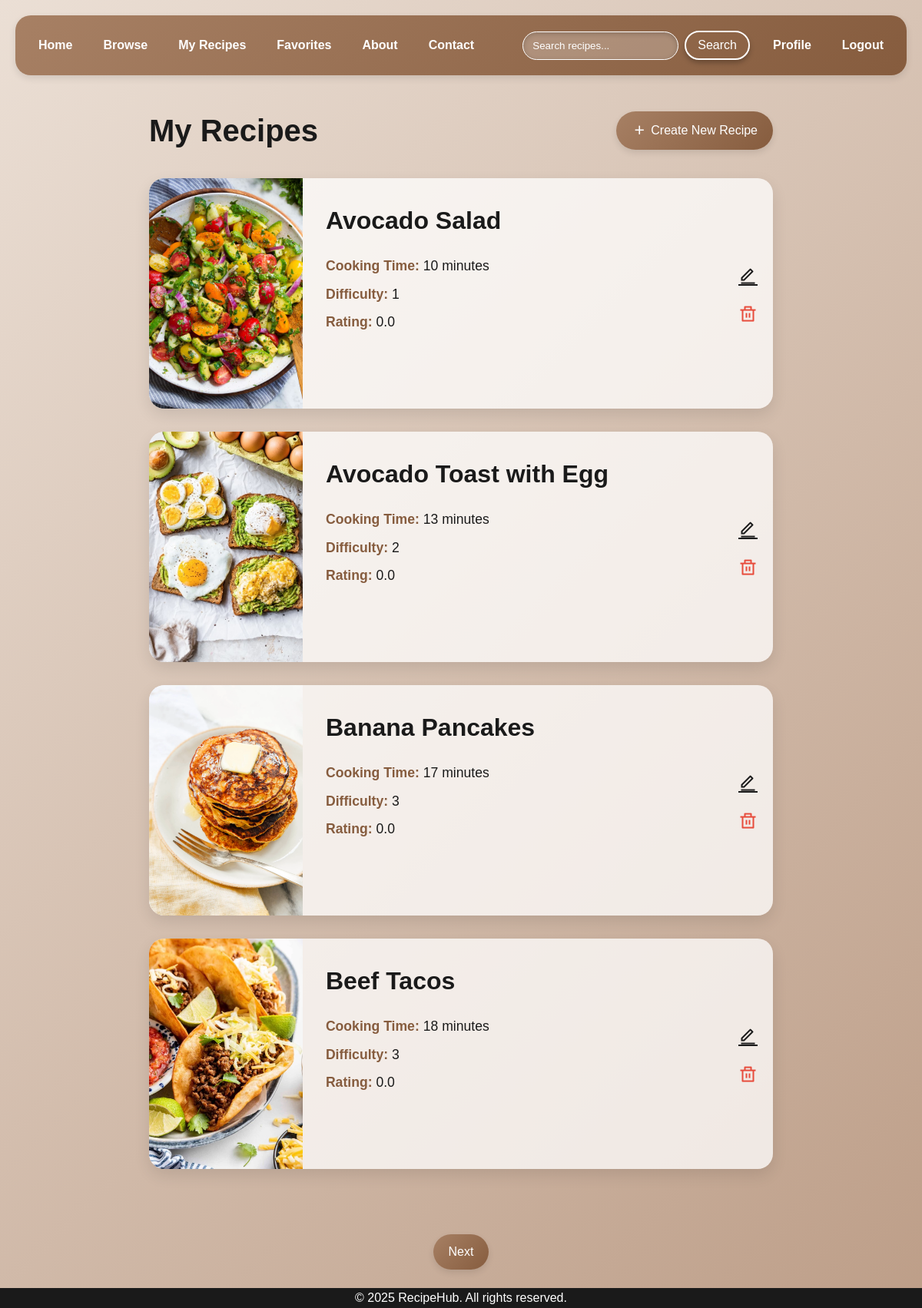
/my-recipes (signed in), run on the app's committed database.
### website/models.py (models this page shows)
class Recipe(db.Model):
    __tablename__ = 'recipes'
    id = db.Column(db.String(36), primary_key=True, default=lambda: str(uuid.uuid4()))
    user_id = db.Column(db.String(36), db.ForeignKey('users.id'))
    title = db.Column(db.String(150), nullable=False)
    image = db.Column(db.String(250))
    cooking_time = db.Column(db.String(150))
    difficulty = db.Column(db.Integer)
    rating = db.Column(db.Float)
    instructions = db.Column(db.Text)
    created = db.Column(db.DateTime, default=datetime.datetime.utcnow)
    user = db.relationship('User', back_populates='recipes')
    tags = db.relationship('Tag', secondary=recipe_tags, back_populates='recipes')

### website/views.py (the view)
@views.route('/my-recipes', methods=['GET', 'POST'])
@login_required
def my_recipes():
    page = request.args.get('page', 1, type=int)
    per_page = 4
    paginated_recipes = Recipe.query.filter_by(user_id=current_user.id).paginate(
        page=page, per_page=per_page, error_out=False
    )
    recipes = paginated_recipes.items
    next_page = paginated_recipes.next_num if paginated_recipes.has_next else None
    prev_page = paginated_recipes.prev_num if paginated_recipes.has_prev else None
    return render_template('my_recipes.html', recipes=recipes, next_page=next_page, prev_page=prev_page)

### website/__init__.py (called while the page is built)
def create_app():
    app = Flask(__name__, static_folder='static')
    DEVELOPMENT = True
    app.secret_key = 'sdfsdgasdg32y35dfujesf42geasca8fg2vnuwfrg'
    app.config['SQLALCHEMY_DATABASE_URI'] = f'sqlite:///{"database.db"}'
    db.init_app(app)
    from .views import views
    from .auth import auth
    app.register_blueprint(views, url_prefix='/')
    app.register_blueprint(auth, url_prefix='/')
    with app.app_context():
        db.create_all()
    login_manager = LoginManager()
    login_manager.login_view = 'auth.login'
    login_manager.init_app(app)
    @login_manager.user_loader
    def load_user(id):
        return User.query.get(id)
    return app

### website/auth.py (called while the page is built)
def login_required(f):
    @wraps(f)
    def decorated_function(*args, **kwargs):
        if not current_user.is_authenticated:
            flash('Please login to access this page.', category='error')
            return redirect(url_for('auth.login'))
        return f(*args, **kwargs)
    return decorated_function

### website/templates/my_recipes.html (shortened to what this page needs)
{% extends "index.html" %}
{% block styles %}
<link rel= "stylesheet" type= "text/css" href= "{{ url_for('static',filename='css/my-recipes.css') }}">
{% endblock %}
{% block content %}
<div class="my-recipes-header">
  <h1>My Recipes</h1>
  <a href="{{ url_for('views.create_recipe') }}" class="create-btn">
    <i class="ri-add-line"></i> Create New Recipe
  </a>
</div>
{% if recipes %}
<div class="recipes-list">
  {% for recipe in recipes %}
    <div class="recipe-card">
        <a href="{{ url_for('views.recipe_detail', recipe_id=recipe.id) }}" class="recipe-card-link">
          <img src="{{ url_for('static', filename=recipe.image) }}" class="recipe-image" alt="Recipe Image">
          <div class="recipe-details">
            <h2>{{ recipe.title }}</h2>
            <p><strong>Cooking Time:</strong> {{ recipe.cooking_time }} minutes</p>
            <p><strong>Difficulty:</strong> {{ recipe.difficulty }}</p>
            <p><strong>Rating:</strong> {{ recipe.rating }}</p>
            <div class="recipe-tags">
            </div>
          </div>
        </a>
        <div class="recipe-actions">
          <a href="{{ url_for('views.edit_recipe', recipe_id=recipe.id) }}" class="edit-btn" title="Edit Recipe">
            <i class="ri-edit-line"></i>
          </a>
          <button class="delete-btn" data-recipe-id="{{ recipe.id }}" title="Delete Recipe">
            <i class="ri-delete-bin-line"></i>
          </button>
        </div>
    </div>
  {% endfor %}
</div>
{% endif %}
<div class="pagination">
{% if next_page %}
    <a href="{{ url_for('views.my_recipes', page=next_page) }}">Next</a>
{% endif %}
</div>
{% endblock %}

### website/static/css/index.css (style rules this page uses)
:root { --primary-color: #ff6b6b; --secondary-color: #1a1a1a; --accent-color: #f7f7f7; --bg-gradient: linear-gradient(135deg, #a78064 0%, #865c3e 100%); --bg-gradient2: linear-gradient(135deg, #ebdfd5 0%, #bd9e88 100%); --bg-color: #e4cebc; --font-family: 'Montserrat', sans-serif; --transition-speed: 0.3s; --border-radius: 20px; --box-background:rgba(255, 255, 255, 0.25); --text-box-background:rgba(255, 255, 255, 0.75); --text-color-main: white; --text-color-second: grey; }
* { margin: 0; padding: 0; box-sizing: border-box; }
html { background: var(--bg-gradient2); background-size: cover; background-attachment: fixed; height: auto; }
body { font-family: var(--font-family); color: var(--secondary-color); line-height: 1.6; padding: 20px; overflow-y: auto; }

### website/static/css/my-recipes.css (style rules this page uses)
.my-recipes-header { display: flex; justify-content: space-between; align-items: center; margin: 40px 0 30px 0; color: var(--secondary-color); width: 70%; margin-left: auto; margin-right: auto; }
.my-recipes-header h1 { font-size: 2.5rem; margin-bottom: 0; }
.create-btn { display: inline-flex; align-items: center; background: var(--bg-gradient); color: white; padding: 10px 20px; border-radius: 30px; text-decoration: none; font-weight: 500; box-shadow: 0 4px 8px rgba(0, 0, 0, 0.1); transition: transform var(--transition-speed), box-shadow var(--transition-speed); }
.create-btn i { margin-right: 5px; font-size: 1.2rem; }
.recipes-list { display: flex; flex-direction: column; gap: 20px; padding-bottom: 75px; width: 70%; justify-self: center; min-height: 73vh; margin: 0 auto; }
.recipe-card { padding: 0; display: flex; align-items: center; width: 100%; border-radius: var(--border-radius); box-shadow: 0 8px 20px rgba(0, 0, 0, 0.1); transition: var(--transition-speed); background: var(--text-box-background); margin-bottom: 10px; }
.recipe-card-link { text-decoration: none; color: inherit; display: flex; width: 100%; flex-direction: row; cursor: pointer; overflow: hidden; }
.recipe-image { border-top-left-radius: var(--border-radius); border-bottom-left-radius: var(--border-radius); width: auto; max-width: 450px; height: 300px; object-fit: cover; display: block; margin: 0; }
.recipe-details { width: 100%; height: 300px; display: flex; flex-direction: column; padding: 30px; }
.recipe-details h2 { margin: 0 0 15px; font-size: 2rem; color: var(--secondary-color); }
.recipe-details p { margin: 5px 0; font-size: 1.1rem; line-height: 1.5; }
.recipe-details strong { color: #865c3e; font-weight: 600; }
.recipe-actions { display: flex; flex-direction: column; padding-right: 20px; gap: 15px; }
.edit-btn, .delete-btn { font-size: 1.5rem; cursor: pointer; background: transparent; border: none; transition: transform var(--transition-speed), color var(--transition-speed); }
.edit-btn { color: var(--secondary-color); }
.delete-btn { color: #e74c3c; }
.pagination { display: flex; justify-content: center; gap: 15px; margin-bottom: 30px; position: relative; width: 100%; background-color: var(--background-color); flex-shrink: 0; }
.pagination a { display: inline-block; background: var(--bg-gradient); color: white; padding: 10px 20px; border-radius: 30px; text-decoration: none; font-weight: 500; box-shadow: 0 4px 8px rgba(0, 0, 0, 0.1); transition: transform var(--transition-speed), box-shadow var(--transition-speed); border: none; }
.recipe-tags { margin-top: auto; padding-top: 10px; }

### data on the page
Recipe: image (picture), title "Avocado Salad", cooking_time "10", difficulty "1", rating "0.0"
Recipe: image (picture), title "Avocado Toast with Egg", cooking_time "13", difficulty "2", rating "0.0"
Recipe: image (picture), title "Banana Pancakes", cooking_time "17", difficulty "3", rating "0.0"
Recipe: image (picture), title "Beef Tacos", cooking_time "18", difficulty "3", rating "0.0"
